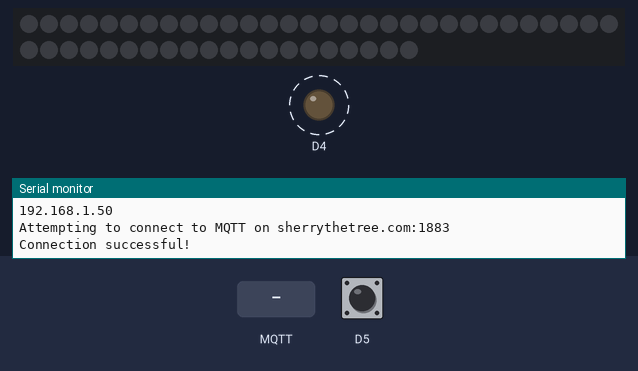
Bench run of a sketch on a simulated ESP8266 (NodeMCU). Parts: 50 RGB LEDs in strip order, left to right, continuing on the next row, output pins drawn as LEDs (lit = HIGH), the last lines printed to the serial monitor. Dashed ring = blinking. The inputs (shaded band) are chosen by the test bench; at power-on: D5 HIGH. WiFi joins after 1.5 s; servers stay silent unless stated; no MQTT or app messages arrive unless stated.

Above: at 2.7 s.
2.8 s: D5 pulled LOW for 0.15 s
At 3.24 s:
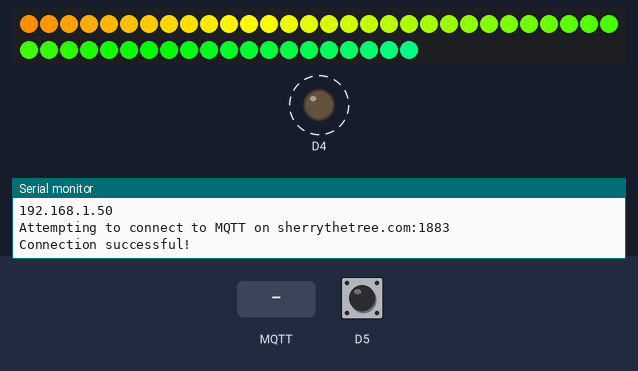
3.5 s: MQTT message "," arrives on the first subscribed topic
At 4.45 s:
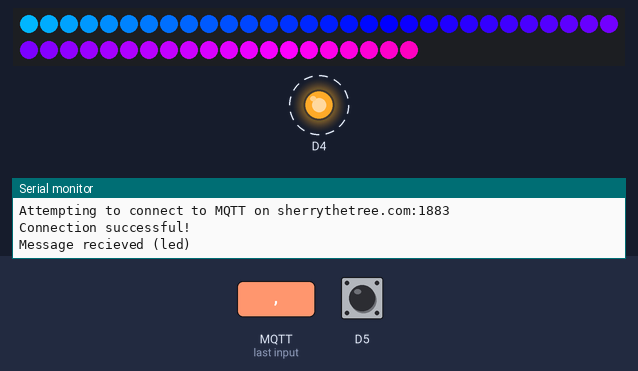
6.1 s: D5 pulled LOW for 1 s
7.7 s: D5 pulled LOW for 0.15 s
At 8.36 s:
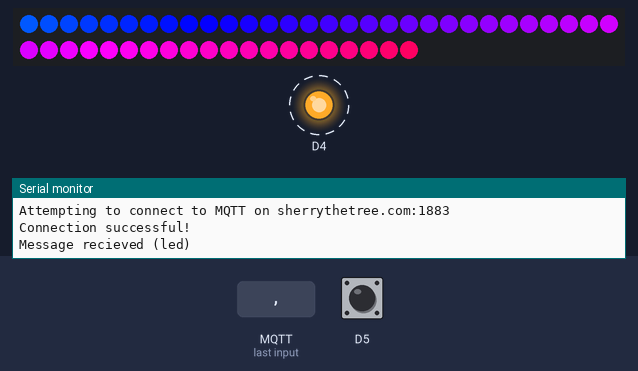
8.4 s: D5 pulled LOW for 3.2 s
12.2 s: D5 pulled LOW for 0.15 s
At 12.9 s:
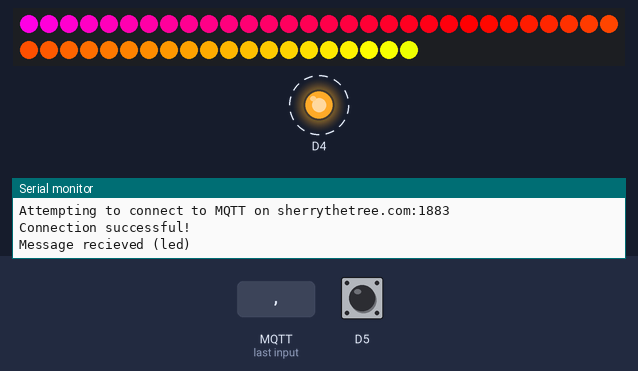
Timing chart, 0 to 16.9 s (numbered marks = the images above; inputs shaded):
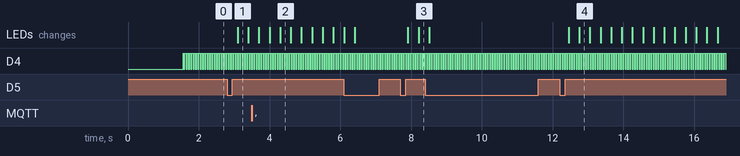

Measured:
- after the input at 2.8 s, the LEDs: change after 0.30 s (image 1)
- after the input at 7.7 s, the LEDs: first change after 0.21 s (image 3 shows a later state)
- after the input at 12.2 s, the LEDs: first change after 0.25 s (image 4 shows a later state)
- by itself, D4: alternates HIGH for 0.03 s and LOW for 0.03 s

The sketch:

SherryTree.ino
```cpp
#include "SherryTree.h"

#include "AnimationPatterns.h"

#include <Adafruit_NeoPixel.h>
#include <ESP8266WiFi.h>
#include <DNSServer.h>
#include <ESP8266WebServer.h>

#include "WiFiManager.h"
#include "PubSubClient.h"

volatile static bool displayData = true;
void toggleDisplay(void) {
	displayData = !displayData;
}

// Which pin on the Arduino is connected to the WS2812Bs?
const int LED_STRIP_PIN{ D3 };

// How long between each animation frame?
const int FRAME_DURATION{ 33 };

// Connection details for our MQTT protocol server.
const char * const REMOTE_MQTT_HOST{ "sherrythetree.com" };
const unsigned int REMOTE_MQTT_PORT{ 1883 };

// Buffer & manager for the WS2812Bs
Adafruit_NeoPixel g_pixels{ NUMBER_OF_PIXELS, LED_STRIP_PIN, NEO_GRB + NEO_KHZ800 };
// Automatic configuration host in the event of a missing SSID.
WiFiManager g_wifi_manager{};
// Wifi client device for communicating.
WiFiClient g_wifi_client{};
// Protocol manager for the wifi client.
PubSubClient g_pubsub_client{ g_wifi_client };

void setup() {
	// Debug text over slow serial.
	Serial.begin(9600);
	Serial.println("Booting up.");

	g_pixels.begin(); // This initializes the NeoPixel library.

	// Launches an AP for the user to apply configuration.
	g_wifi_manager.autoConnect("AP-Sherry");

	Serial.println(WiFi.localIP());

	// Setup the connection to the server.
	g_pubsub_client.setServer(REMOTE_MQTT_HOST, REMOTE_MQTT_PORT);
	g_pubsub_client.setCallback(callback);

	pinMode(D5, INPUT_PULLUP);
	attachInterrupt(D5, toggleDisplay, FALLING);
}

/// Set all the pixels to one color.
void setAll(Adafruit_NeoPixel& pix, uint8_t r, uint8_t g, uint8_t b) {
	for (int i = 0; i < pix.numPixels(); i++) {
		pix.setPixelColor(i, r, g, b);
	}
}


void loop() {
	// The timestamp of the last iteration.
	static long int lastTime = -1;
	// Workaround for https://github.com/esp8266/Arduino/issues/500
	if (lastTime == -1) lastTime = millis();

	// The time left before a refresh.
	static long int timeLeft = FRAME_DURATION;

	// Make sure we can get out data!
	if (!g_pubsub_client.connected()) {
		connect_mqtt();
	}
	g_pubsub_client.loop();

	// Timing
	if (timeLeft < 0) {
		if (displayData) {
			directCopy(g_pixels);
		}
		else {
			rainbowMode(FRAME_DURATION, g_pixels);
		}
		g_pixels.show();

		timeLeft += FRAME_DURATION;

		//rotateUp(g_pixels);

		pinMode(D4, OUTPUT);
		digitalWrite(D4, !digitalRead(D4));
	}
	if (timeLeft < -500) { timeLeft = 0; }
	long int currentTime = millis();
	timeLeft -= (currentTime - lastTime);
	lastTime = currentTime;

}

/// Called every time we get a message from our MQTT server.
void callback(char* topic, byte* message, unsigned int length) {
	Serial.print("Message recieved (");
	Serial.print(topic);
	Serial.println(")");

	// Blank the pixels.
	g_pixels.clear();

	// Black magic
	String buffer = "";
	uint8_t colours[3];
	int channelCount = 0;
	int ledCount = 0;
	for (size_t i = 0; i < length; i++) {
		char current = (char)message[i];

		if (current == ',') {
			colours[channelCount++] = buffer.toInt();
			buffer = "";

			if (channelCount == 3) {
				channelCount = 0;
				g_backBuffer[ledCount][0] = colours[0];
				g_backBuffer[ledCount][1] = colours[1];
				g_backBuffer[ledCount++][2] = colours[2];
			}
		}
		else {
			buffer.concat(current);
		}
	}

}

/// Retry until we get a working connection onto our previously configured MQTT server.
void connect_mqtt(void) {
	while (!g_pubsub_client.connected()) {
		Serial.print("Attempting to connect to MQTT on ");
		Serial.print(REMOTE_MQTT_HOST);
		Serial.print(":");
		Serial.println(REMOTE_MQTT_PORT);

		if (g_pubsub_client.connect("ChristmasTree")) {
			Serial.println("Connection successful!");

			g_pubsub_client.subscribe("led");
			g_pubsub_client.publish("connected", "Connected OK");
		}
		else {
			Serial.print("Connection failure:");
			Serial.println(g_pubsub_client.state());

			Serial.println("Preparing for retry");
			delay(2500);
		}
	}


}
```

AnimationPatterns.cpp
```cpp
#include "AnimationPatterns.h"

#include <Adafruit_NeoPixel.h>

extern float sinf(float);
extern float floorf(float);

uint8_t g_backBuffer[NUMBER_OF_PIXELS][3];

void rotateDown(Adafruit_NeoPixel& pix) {
	uint32_t bottomPixel = pix.getPixelColor(0);
	for (int i = 0; i < pix.numPixels() - 1; i++) {
		pix.setPixelColor(i, pix.getPixelColor(i + 1));
	}
	pix.setPixelColor(pix.numPixels() - 1, bottomPixel);
}

void rotateUp(Adafruit_NeoPixel& pix) {
	uint32_t topPixel = pix.getPixelColor(pix.numPixels() - 1);
	for (int i = pix.numPixels() - 1; i > 0; i--) {
		pix.setPixelColor(i, pix.getPixelColor(i - 1));
	}
	pix.setPixelColor(0, topPixel);
}

void rotateSmooth(Adafruit_NeoPixel& target, float offset) {
	for (int i = 0; i < NUMBER_OF_PIXELS; i++) {
		float fi = i + offset;
		uint32_t value = lerpColor(fi);
		target.setPixelColor(i, value);
	}
}

uint32_t lerpColor(float index) {
	float floored = floorf(index);
	float prop = index - floored;
	int lower = (int)floored;
	int upper = lower + 1;

	lower %= NUMBER_OF_PIXELS;
	upper %= NUMBER_OF_PIXELS;

	uint8_t lowerR = g_backBuffer[lower][0];
	uint8_t lowerG = g_backBuffer[lower][1];
	uint8_t lowerB = g_backBuffer[lower][2];

	uint8_t upperR = g_backBuffer[upper][0];
	uint8_t upperG = g_backBuffer[upper][1];
	uint8_t upperB = g_backBuffer[upper][2];

	uint8_t resultR = (int) ((lowerR * (1.0 - prop)) + (upperR * prop));
	uint8_t resultG = (int)((lowerG * (1.0 - prop)) + (upperG * prop));
	uint8_t resultB = (int)((lowerB * (1.0 - prop)) + (upperB * prop));

	return Adafruit_NeoPixel::Color(resultR, resultG, resultB);
}

void directCopy(Adafruit_NeoPixel& pix) {
	for (int i = 0; i < NUMBER_OF_PIXELS; i++) {
		g_pixels.setPixelColor(i, g_backBuffer[i][0], g_backBuffer[i][1], g_backBuffer[i][2]);
	}
}

const int GAP = 550;
void rainbowMode(int ms, Adafruit_NeoPixel& target) {
	static unsigned int phase = 0;

	phase += ms * (1.0f + 0.6f*sinf(phase / 2000.0f));

	for (int led = 0; led < NUMBER_OF_PIXELS; led++) {
		int localPhase = phase + (2 * GAP * led) / NUMBER_OF_PIXELS;
		localPhase %= GAP * 6;

		uint8_t r, g, b;
		if (localPhase < GAP) {
			r = 255;
			g = map(localPhase % GAP, 0, GAP, 0, 255);
			b = 0;
		}
		else if (localPhase < 2 * GAP) {
			r = map(localPhase % GAP, 0, GAP, 255, 0);
			g = 255;
			b = 0;
		}
		else if (localPhase < 3 * GAP) {
			r = 0;
			g = 255;
			b = map(localPhase % GAP, 0, GAP, 0, 255);
		}
		else if (localPhase < 4 * GAP) {
			r = 0;
			g = map(localPhase % GAP, 0, GAP, 255, 0);
			b = 255;
		}
		else if (localPhase < 5 * GAP) {
			r = map(localPhase % GAP, 0, GAP, 0, 255);
			g = 0;
			b = 255;
		}
		else {
			r = 255;
			g = 0;
			b = map(localPhase % GAP, 0, GAP, 255, 0);
		}

		target.setPixelColor(led, r, g, b);
	}
}
```

AnimationPatterns.h
```cpp
#pragma once

#include "SherryTree.h"

#include <Adafruit_NeoPixel.h>

extern uint8_t g_backBuffer[NUMBER_OF_PIXELS][3];

void rotateUp(Adafruit_NeoPixel&);
void rotateDown(Adafruit_NeoPixel&);

void rotateSmooth(Adafruit_NeoPixel&, float offset);
uint32_t lerpColor(float);
void directCopy(Adafruit_NeoPixel&);

void rainbowMode(int, Adafruit_NeoPixel&);
```

SherryTree.h
```cpp
#pragma once

#include <Adafruit_NeoPixel.h>
#include <ESP8266WiFi.h>
#include <DNSServer.h>
#include <ESP8266WebServer.h>

#include "WiFiManager.h"
#include "PubSubClient.h"

extern const int LED_STRIP_PIN;

extern const char * const REMOTE_MQTT_HOST;
extern const unsigned int REMOTE_MQTT_PORT;

#define NUMBER_OF_PIXELS 50

extern const int FRAME_DURATION;

extern Adafruit_NeoPixel g_pixels;
extern WiFiManager g_wifi_manager;
extern WiFiClient  g_wifi_client;
extern PubSubClient g_pubsub_client;

void setAll(Adafruit_NeoPixel&, uint8_t, uint8_t, uint8_t);
void callback(char*, byte*, unsigned int);
void connect_mqtt(void);

void setup(void);
void loop(void);
```
